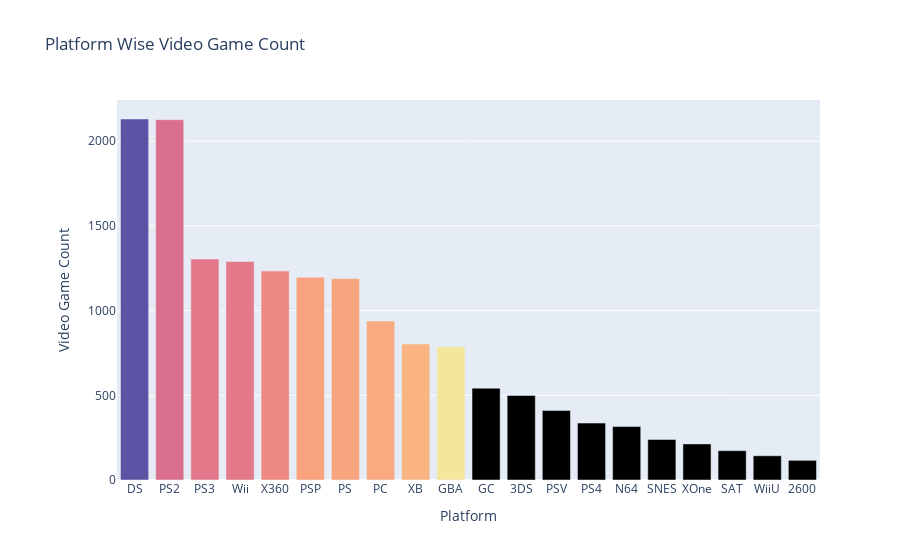

Source (notebook cell):
### Code cell
fig = go.Figure()

# Add Traces


fig.add_trace(
    go.Bar(x=plat['Platform'][:20],
           y=plat['Name'][:20],
           name="Top 10",
          marker={'color': pubwisegame['Name'][:10],'colorscale': 'sunset'}))
# Set title
fig.update_layout(
    title_text="Platform Wise Video Game Count",
    xaxis_title="Platform",
    yaxis_title="Video Game Count",
    xaxis_domain=[0.05, 1.0]
)

### Figure 1 — Plotly figure (JSON) as saved in the notebook; plotly's stock layout.template omitted (floating-point values rounded to 4 significant figures)
{"data": [{"marker": {"color": [1351, 975, 932, 921, 832, 715, 703, 683, 639, 413], "colorscale": [[0, "rgb(243, 231, 155)"], [0.1667, "rgb(250, 196, 132)"], [0.3333, "rgb(248, 160, 126)"], [0.5, "rgb(235, 127, 134)"], [0.6667, "rgb(206, 102, 147)"], [0.8333, "rgb(160, 89, 160)"], [1, "rgb(92, 83, 165)"]]}, "name": "Top 10", "type": "bar", "x": ["DS", "PS2", "PS3", "Wii", "X360", "PSP", "PS", "PC", "XB", "GBA", "GC", "3DS", "PSV", "PS4", "N64", "SNES", "XOne", "SAT", "WiiU", "2600"], "y": [2131, 2127, 1304, 1290, 1234, 1197, 1189, 938, 803, 786, 542, 499, 410, 336, 316, 239, 213, 173, 143, 116]}], "layout": {"title": {"text": "Platform Wise Video Game Count"}, "xaxis": {"domain": [0.05, 1], "title": {"text": "Platform"}}, "yaxis": {"title": {"text": "Video Game Count"}}}}
